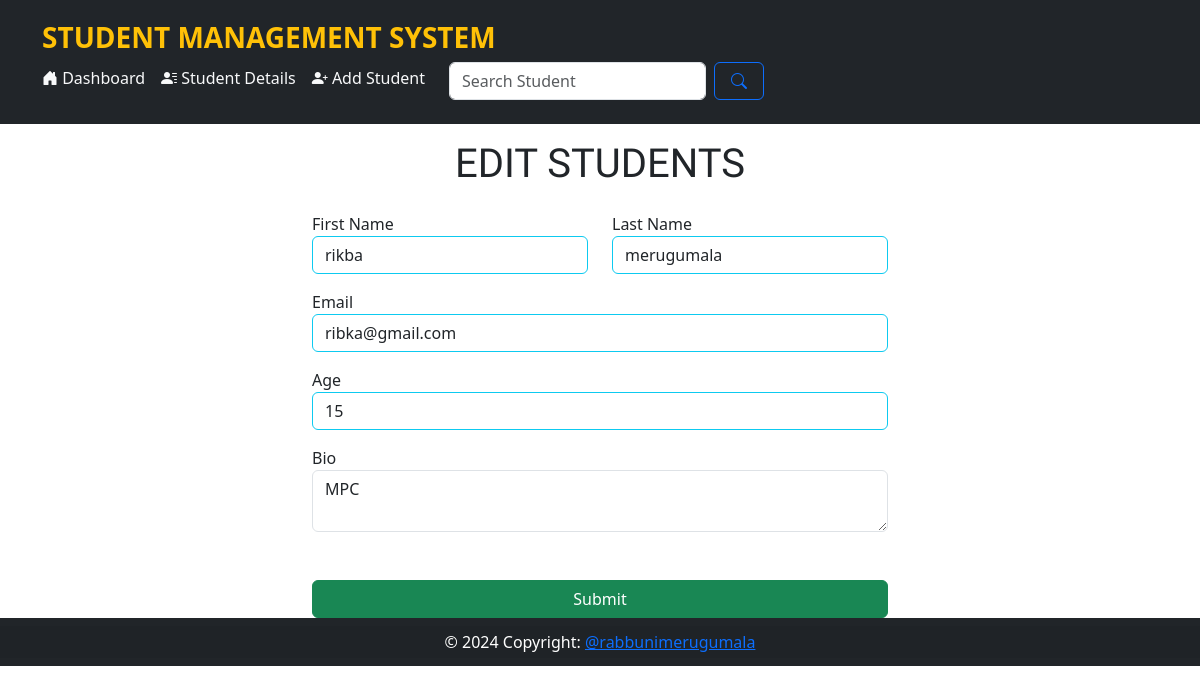
Screenshot of /edit_student/4 with the database file from the repository.
### main.py (models this page shows)
class Student(db.Model):
    id = db.Column(db.Integer, primary_key=True)
    first_name = db.Column(db.String(100), nullable=False)
    last_name = db.Column(db.String(100), nullable=False)
    email = db.Column(db.String(80), unique=True, nullable=False)
    age = db.Column(db.Integer)
    created_at = db.Column(db.DateTime(timezone=True), server_default=func.now())
    bio = db.Column(db.Text)

### main.py (the view, shortened to what this page needs)
@app.route('/edit_student/<int:student_id>', methods=('GET', 'POST'))
def edit_student(student_id):
    student = Student.query.filter(Student.id == student_id).first()
    return render_template('edit_student.html', student=student)

### templates/edit_student.html (shortened to what this page needs)
{% extends 'base.html' %}
{% block content %}
<h1 style="font-family: 'Aclonica';font-size: 40px" class="text-center p-3">EDIT STUDENTS</h1>
<form method="post" class="container col-md-6">
    <div class="row">
        <div class="col-md-6 mb-3">
            <label for="first_name">First Name</label>
            <input value="{{student.first_name}}" type="text" class="form-control border border-info"
                   placeholder=" Student First Name.."
                   aria-label="First name" name="first_name" required>
        </div>
        <div class="col-md-6 mb-3">
            <label for="last_name">Last Name</label>
            <input value="{{student.last_name}}" type="text" class="form-control border border-info"
                   placeholder=" Student Last Name.."
                   aria-label="Last name" name="last_name" required>
        </div>
    </div>
    <div class="mb-3">
        <label for="email">Email</label>
        <input value="{{student.email}}" type="email" class="form-control border border-info"
               placeholder=" Student Email.."
               name="email"
               required>
    </div>
    <div class="mb-3">
        <label for="age">Age</label>
        <input value="{{student.age}}" type="text" class="form-control border border-info" placeholder=" Student Age.."
               name="age" required>
    </div>
    <div class="mb-5">
        <label for="bio">Bio</label>
        <textarea name="bio"
                  placeholder="Bio.."
                  class="form-control "
        >{{student.bio}}
    </textarea>
    </div>
    <div>
        <button class="btn btn-success w-100" type="submit">Submit</button>
    </div>
</form>
{% endblock %}

### static/styles/style.css (style rules this page uses)
* { margin:0; padding:0; }

### rows the page displays
Student: first_name "rikba", last_name "merugumala", email "ribka@gmail.com", age "15", bio "MPC"
